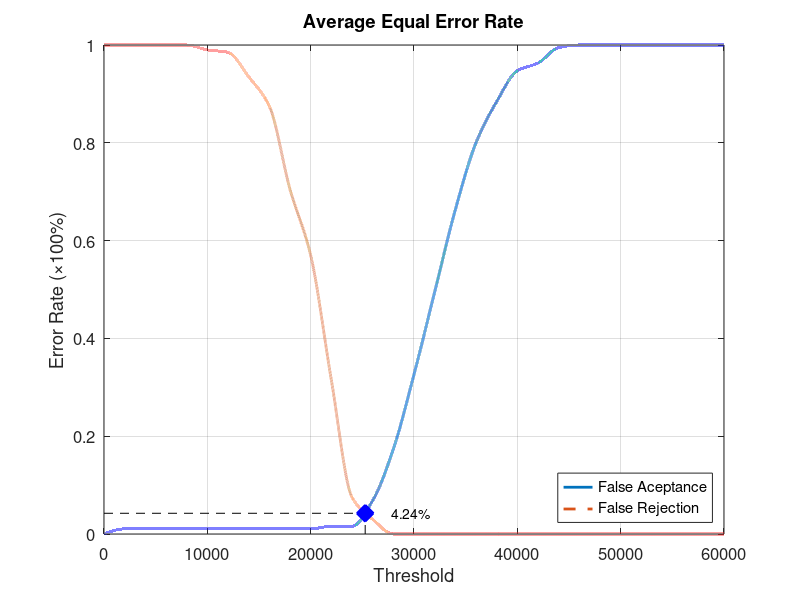
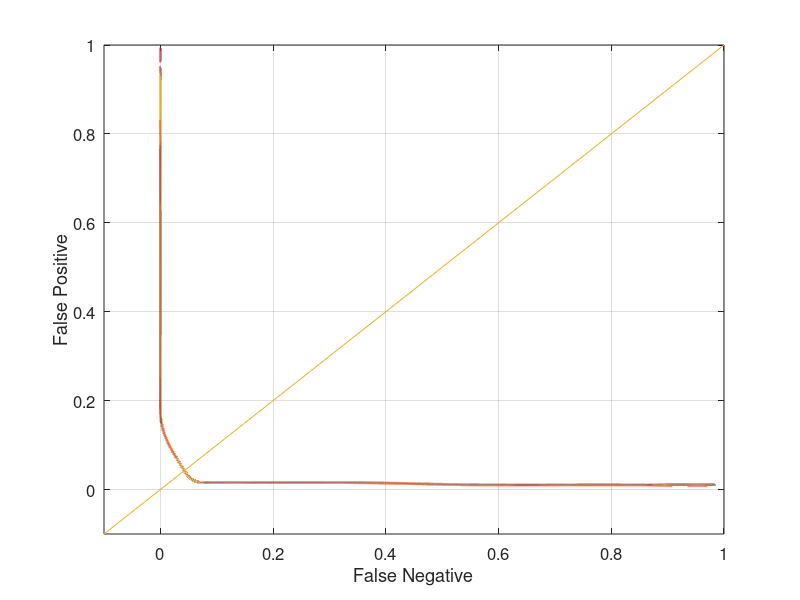

These charts were generated, in order, by the following MATLAB code:
function yEER = Database5_1
close all;
clear;
clc;
x = 0:2000:60000;
xq = 0:0.5:60000;

y0 = [0 0.0105263 0.0105263 0.0105263 0.0105263 0.0105263 0.0105263 0.0105263 0.0105263 0.0105263 0.0105263 0.0157895 0.0157895 0.0684211 0.173684 0.326316 0.494737 0.663158 0.8 0.884211 0.947368 0.963158 0.994737 1 1 1 1 1 1 1 1];
yy0 = interp1(x, y0, xq, 'pchip');
y1 = [1 1 1 1 1 0.99 0.985 0.935 0.875 0.705 0.57 0.315 0.075 0.03 0 0 0 0 0 0 0 0 0 0 0 0 0 0 0 0 0];
yy1 = interp1(x, y1, xq, 'pchip');

% Calculating EER: 
y2 = abs(y0 - y1);
find(y2 == min(y2))
yy2 = abs(yy0 - yy1);
xEER = find(yy2 == min(yy2));
xEERIndex = xq(xEER) % X-axis EER
yEER = yy0(xEER) % Y-axis EER

main = figure
plot(xq, yy0,'-','LineWidth', 2);	hold on
plot(xq, yy1,'--','LineWidth', 2);	hold on
plot([xEERIndex xEERIndex], [0 yEER], 'k--');	hold on
plot([0 xEERIndex], [yEER yEER], 'k--');	hold on
plot(xEERIndex, yEER, 'bx', 'LineWidth', 10);	hold on
text(xEERIndex + 10 * xEERIndex / 100, yEER, [num2str(round((10000 * yEER)) / 100) '%'])
legend('False Aceptance', 'False Rejection', 'Location', 'SouthEast')
xlabel('Threshold')
ylabel('Error Rate (\times100%)')
title('Average Equal Error Rate')
set(gca, 'FontSize', 12)
axis([0 60000 0 1])
grid on

print(main, 'Database5_1Main', '-dpng');
FNRxFPR = figure('Color', [1 1 1]);
plot(yy1, yy0, '-', yy1, yy0, 'LineWidth', 2);
hold on
y = -0.1:0.1:1
plot(y, y); 
set(gca, 'FontSize', 12)
xlabel('False Negative')
ylabel('False Positive')
axis([-0.1 1 -0.1 1])
set(gca, 'FontSize', 12)
grid on

print(FNRxFPR, 'Database5_1FNRxFPR','-dpng');
end
